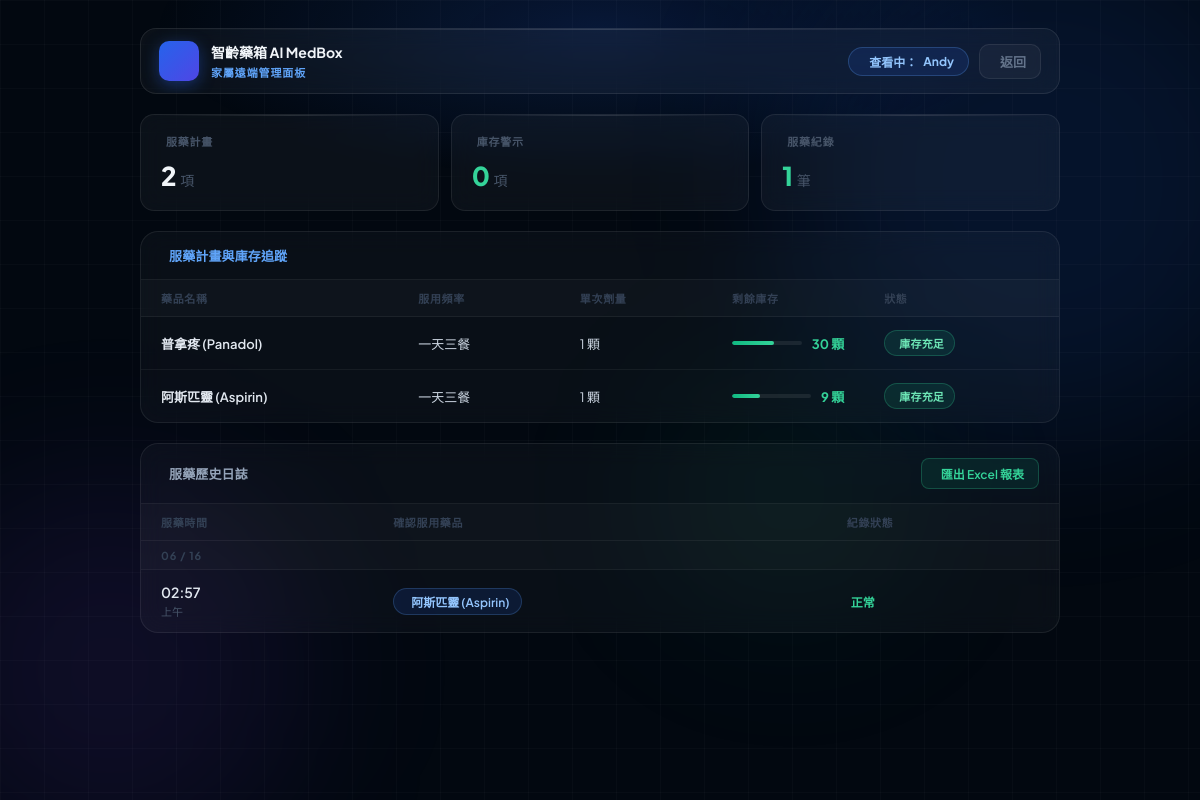
Page /期末報告/guardian.php (signed in) on the committed database.
### tables this page shows
CREATE TABLE `users` (
  `id` int(11) NOT NULL,
  `username` varchar(50) NOT NULL,
  `password` varchar(255) NOT NULL,
  `role` enum('patient','guardian') NOT NULL,
  `patient_id` int(11) DEFAULT NULL
);

CREATE TABLE `medication_plan` (
  `plan_id` int(11) NOT NULL,
  `user_id` int(11) NOT NULL,
  `drug_id` int(11) NOT NULL,
  `daily_dosage` varchar(50) DEFAULT NULL,
  `once_qty` int(11) DEFAULT 1,
  `remaining_qty` int(11) DEFAULT 0,
  `alert_threshold` int(11) DEFAULT 10
);

CREATE TABLE `medicine_db` (
  `drug_id` int(11) NOT NULL,
  `name` varchar(100) NOT NULL,
  `indications` text DEFAULT NULL,
  `warnings` text DEFAULT NULL
);

CREATE TABLE `history_log` (
  `log_id` int(11) NOT NULL,
  `user_id` int(11) NOT NULL,
  `drug_id` int(11) NOT NULL,
  `taken_time` timestamp NOT NULL DEFAULT current_timestamp(),
  `status` enum('正常','補吃','非計畫內用藥') DEFAULT '正常'
);

### 期末報告/guardian.php (the view, shortened to what this page needs)
<?php
require_once 'db.php';
$patient_id = $_SESSION['patient_id'] ?? null;
try {
    $stmt = $pdo->prepare("SELECT id, username FROM users WHERE id = ? AND role = 'patient'");
    $stmt->execute([$patient_id]);
    $patient = $stmt->fetch();
    if ($patient) {
        $patient_name = $patient['username'];
        $plan_sql = "SELECT p.*, m.name AS medicine_name
                     FROM medication_plan p
                     JOIN medicine_db m ON p.drug_id = m.drug_id
                     WHERE p.user_id = ?";
        $stmt = $pdo->prepare($plan_sql);
        $stmt->execute([$patient_id]);
        $plans = $stmt->fetchAll();
        $log_sql = "SELECT h.*, m.name AS medicine_name
                    FROM history_log h
                    JOIN medicine_db m ON h.drug_id = m.drug_id
                    WHERE h.user_id = ?
                    ORDER BY h.taken_time DESC";
        $stmt = $pdo->prepare($log_sql);
        $stmt->execute([$patient_id]);
        $logs = $stmt->fetchAll();
    } else {
        echo "<h2 style='color:red; text-align:center; margin-top:50px;'>此家屬目前尚未綁定任何受照護長輩，或該長輩帳號不存在。</h2>";
        exit;
    }
} catch (Exception $e) {
    echo "系統錯誤：" . $e->getMessage();
    exit;
}
$low_stock_count = 0;
$total_logs = count($logs);
?>
<!DOCTYPE html>
<html lang="zh-TW">
<head>
    <link rel="stylesheet" href="https://cdn.jsdelivr.net/npm/@tabler/icons-webfont@latest/tabler-icons.min.css">
</head>
<body>
<div class="bg-canvas">
    <div class="bg-grid"></div>
    <div class="bg-top-glow"></div>
    <div class="orb" style="width:520px;height:520px;top:-80px;right:-100px;background:rgba(37,99,235,0.12);--dx:40px;--dy:30px;--ds:1.1;animation-duration:18s;"></div>
    <div class="orb" style="width:380px;height:380px;bottom:-60px;left:-80px;background:rgba(124,58,237,0.10);--dx:-30px;--dy:-25px;--ds:0.9;animation-duration:22s;"></div>
    <div class="orb" style="width:260px;height:260px;top:45%;left:55%;background:rgba(16,185,129,0.07);--dx:20px;--dy:-40px;--ds:1.15;animation-duration:16s;"></div>
</div>
<div class="page">
    <div class="top-bar">
        <div class="logo-mark"><i class="ti ti-pill"></i></div>
        <div>
            <div class="bar-brand-name">智齡藥箱 AI MedBox</div>
            <div class="bar-brand-sub">家屬遠端管理面板</div>
        </div>
        <div class="bar-right">
            <div class="tag-patient">
                查看中：<strong><?php echo htmlspecialchars($patient_name); ?></strong>
            </div>
            <a href="guardian_hub.php" class="btn-back">
                <i class="ti ti-arrow-left"></i> 返回
            </a>
        </div>
    </div>
    <div class="stat-row">
        <div class="stat-card">
            <div class="stat-label"><i class="ti ti-clipboard-list"></i> 服藥計畫</div>
            <div class="stat-value"><?php echo count($plans); ?> <span style="font-size:14px;font-weight:500;color:#475569;">項</span></div>
        </div>
        <div class="stat-card">
            <div class="stat-label"><i class="ti ti-alert-triangle"></i> 庫存警示</div>
            <div class="stat-value <?php echo $low_stock_count > 0 ? 'warn' : 'ok'; ?>">
                <?php echo $low_stock_count; ?> <span style="font-size:14px;font-weight:500;color:#475569;">項</span>
            </div>
        </div>
        <div class="stat-card">
            <div class="stat-label"><i class="ti ti-history"></i> 服藥紀錄</div>
            <div class="stat-value ok"><?php echo $total_logs; ?> <span style="font-size:14px;font-weight:500;color:#475569;">筆</span></div>
        </div>
    </div>
    <div class="section-card">
        <div class="section-header blue">
            <span class="title">服藥計畫與庫存追蹤</span>
        </div>
        <table class="med-table">
            <thead>
                <tr>
                    <th>藥品名稱</th>
                    <th>服用頻率</th>
                    <th>單次劑量</th>
                    <th>剩餘庫存</th>
                    <th>狀態</th>
                </tr>
            </thead>
            <tbody>
                <?php foreach ($plans as $plan):
                    $is_low    = $plan['remaining_qty'] <= $plan['alert_threshold'];
                    $max_qty   = $plan['alert_threshold'] * 5;
                    $bar_pct   = min(100, round(($plan['remaining_qty'] / max($max_qty, 1)) * 100));
                    $bar_class = $is_low ? 'warn' : 'ok';
                ?>
                <tr>
                    <td><div class="med-name"><?php echo htmlspecialchars($plan['medicine_name']); ?></div></td>
                    <td><?php echo htmlspecialchars($plan['daily_dosage']); ?></td>
                    <td><?php echo htmlspecialchars($plan['once_qty']); ?> 顆</td>
                    <td>
                        <div class="qty-bar-wrap">
                            <div class="qty-bar-bg">
                                <div class="qty-bar <?php echo $bar_class; ?>" style="width:<?php echo $bar_pct; ?>%"></div>
                            </div>
                            <span class="qty-num <?php echo $bar_class; ?>"><?php echo htmlspecialchars($plan['remaining_qty']); ?> 顆</span>
                        </div>
                    </td>
                    <td>
                        <?php if ($is_low): ?>
                            <span class="badge danger"><i class="ti ti-alert-triangle"></i>庫存過低</span>
                        <?php else: ?>
                            <span class="badge success"><i class="ti ti-circle-check"></i>庫存充足</span>
                        <?php endif; ?>
                    </td>
                </tr>
                <?php endforeach; ?>
            </tbody>
        </table>
    </div>
    <div class="section-card">
        <div class="section-header gray">
            <span class="title">服藥歷史日誌</span>
            <a href="?action=export_csv" class="btn-export">
                <i class="ti ti-file-spreadsheet"></i> 匯出 Excel 報表
            </a>
        </div>
        <table class="med-table">
            <thead>
                <tr>
                    <th>服藥時間</th>
                    <th>確認服用藥品</th>
                    <th>紀錄狀態</th>
                </tr>
            </thead>
            <tbody>
                <?php
                $prev_date = null;
                foreach ($logs as $log):
                    $taken_dt  = new DateTime($log['taken_time']);
                    $date_str  = $taken_dt->format('Y-m-d');
                    $today     = (new DateTime())->format('Y-m-d');
                    $yesterday = (new DateTime('-1 day'))->format('Y-m-d');
                    if ($date_str !== $prev_date):
                        if ($date_str === $today)         $label = '今天';
                        elseif ($date_str === $yesterday) $label = '昨天';
                        else                              $label = $taken_dt->format('m / d');
                        $prev_date = $date_str;
                ?>
                <tr class="divider-row">
                    <td colspan="3"><span class="divider-label"><?php echo $label; ?></span></td>
                </tr>
                <?php endif; ?>
                <tr>
                    <td>
                        <div class="log-date"><?php echo $taken_dt->format('H:i'); ?></div>
                        <div class="log-time"><?php echo $taken_dt->format('A') === 'AM' ? '上午' : '下午'; ?></div>
                    </td>
                    <td>
                        <span class="pill-med">
                            <?php echo htmlspecialchars($log['medicine_name']); ?>
                        </span>
                    </td>
                    <td>
                        <span class="status-ok">
                            <?php echo htmlspecialchars($log['status']); ?>
                        </span>
                    </td>
                </tr>
                <?php endforeach; ?>
            </tbody>
        </table>
    </div>
</div>
</body>
</html>

### rows in the picture
users: username "Andy"
medication_plan: drug.name "普拿疼 (Panadol)", daily_dosage "一天三餐", once_qty "1", alert_threshold 10 (drawn), remaining_qty "30"
medication_plan: drug.name "阿斯匹靈 (Aspirin)", daily_dosage "一天三餐", once_qty "1", alert_threshold 5 (drawn), remaining_qty "9"
history_log: taken_time "06 / 16", taken_time "02:57", shows "上午", drug.name "阿斯匹靈 (Aspirin)", status "正常"

### other values in the picture
count($plans) "2"
$low_stock_count "0"
$total_logs "1"
